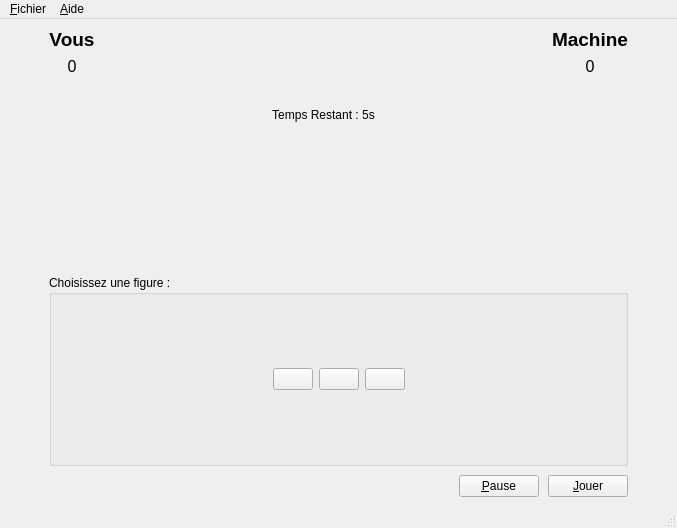
<?xml version="1.0" encoding="UTF-8"?>
<ui version="4.0">
 <class>ChifoumiVue</class>
 <widget class="QMainWindow" name="ChifoumiVue">
  <property name="geometry">
   <rect>
    <x>0</x>
    <y>0</y>
    <width>677</width>
    <height>528</height>
   </rect>
  </property>
  <property name="windowTitle">
   <string>Chifoumi</string>
  </property>
  <widget class="QWidget" name="centralwidget">
   <layout class="QHBoxLayout" name="horizontalLayout_5">
    <item>
     <layout class="QVBoxLayout" name="vAllChifoumi">
      <item>
       <layout class="QGridLayout" name="gridPartieHaute">
        <item row="0" column="2">
         <spacer name="horizontalSpacer_2">
          <property name="orientation">
           <enum>Qt::Horizontal</enum>
          </property>
          <property name="sizeHint" stdset="0">
           <size>
            <width>40</width>
            <height>20</height>
           </size>
          </property>
         </spacer>
        </item>
        <item row="1" column="3">
         <widget class="QLabel" name="coupMachine">
          <property name="text">
           <string/>
          </property>
          <property name="pixmap">
           <pixmap resource="ressourceChifoumi.qrc">:/chifoumi/images/rien_115.png</pixmap>
          </property>
         </widget>
        </item>
        <item row="0" column="3">
         <layout class="QVBoxLayout" name="verticalLayout_2">
          <item>
           <widget class="QLabel" name="lMachine">
            <property name="sizePolicy">
             <sizepolicy hsizetype="Preferred" vsizetype="Preferred">
              <horstretch>0</horstretch>
              <verstretch>0</verstretch>
             </sizepolicy>
            </property>
            <property name="font">
             <font>
              <pointsize>14</pointsize>
              <weight>75</weight>
              <bold>true</bold>
             </font>
            </property>
            <property name="text">
             <string>Machine</string>
            </property>
            <property name="alignment">
             <set>Qt::AlignCenter</set>
            </property>
           </widget>
          </item>
          <item>
           <widget class="QLabel" name="scoreMachine">
            <property name="font">
             <font>
              <pointsize>12</pointsize>
             </font>
            </property>
            <property name="text">
             <string>0</string>
            </property>
            <property name="alignment">
             <set>Qt::AlignCenter</set>
            </property>
           </widget>
          </item>
         </layout>
        </item>
        <item row="1" column="1">
         <widget class="QLabel" name="coupJoueur">
          <property name="text">
           <string/>
          </property>
          <property name="pixmap">
           <pixmap resource="ressourceChifoumi.qrc">:/chifoumi/images/rien_115.png</pixmap>
          </property>
         </widget>
        </item>
        <item row="1" column="2">
         <layout class="QVBoxLayout" name="verticalLayout_3">
          <item>
           <layout class="QHBoxLayout" name="horizontalLayout">
            <item>
             <spacer name="horizontalSpacer_4">
              <property name="orientation">
               <enum>Qt::Horizontal</enum>
              </property>
              <property name="sizeHint" stdset="0">
               <size>
                <width>40</width>
                <height>20</height>
               </size>
              </property>
             </spacer>
            </item>
            <item>
             <widget class="QLabel" name="versus">
              <property name="text">
               <string/>
              </property>
              <property name="pixmap">
               <pixmap resource="ressourceChifoumi.qrc">:/chifoumi/images/versus_70.png</pixmap>
              </property>
              <property name="alignment">
               <set>Qt::AlignCenter</set>
              </property>
             </widget>
            </item>
            <item>
             <spacer name="horizontalSpacer_3">
              <property name="orientation">
               <enum>Qt::Horizontal</enum>
              </property>
              <property name="sizeHint" stdset="0">
               <size>
                <width>40</width>
                <height>20</height>
               </size>
              </property>
             </spacer>
            </item>
           </layout>
          </item>
          <item>
           <layout class="QHBoxLayout" name="horizontalLayout_2">
            <item>
             <widget class="QLabel" name="labelTemps">
              <property name="text">
               <string>Temps Restant : 5s</string>
              </property>
              <property name="alignment">
               <set>Qt::AlignCenter</set>
              </property>
             </widget>
            </item>
           </layout>
          </item>
         </layout>
        </item>
        <item row="1" column="0">
         <spacer name="horizontalSpacer_9">
          <property name="orientation">
           <enum>Qt::Horizontal</enum>
          </property>
          <property name="sizeType">
           <enum>QSizePolicy::Fixed</enum>
          </property>
          <property name="sizeHint" stdset="0">
           <size>
            <width>40</width>
            <height>20</height>
           </size>
          </property>
         </spacer>
        </item>
        <item row="0" column="1">
         <layout class="QVBoxLayout" name="verticalLayout">
          <item>
           <widget class="QLabel" name="lJoueur">
            <property name="sizePolicy">
             <sizepolicy hsizetype="Preferred" vsizetype="Preferred">
              <horstretch>0</horstretch>
              <verstretch>0</verstretch>
             </sizepolicy>
            </property>
            <property name="font">
             <font>
              <pointsize>14</pointsize>
              <weight>75</weight>
              <bold>true</bold>
             </font>
            </property>
            <property name="text">
             <string>Vous</string>
            </property>
            <property name="alignment">
             <set>Qt::AlignCenter</set>
            </property>
           </widget>
          </item>
          <item>
           <widget class="QLabel" name="scoreJoueur">
            <property name="font">
             <font>
              <pointsize>12</pointsize>
             </font>
            </property>
            <property name="text">
             <string>0</string>
            </property>
            <property name="alignment">
             <set>Qt::AlignCenter</set>
            </property>
           </widget>
          </item>
         </layout>
        </item>
        <item row="1" column="4">
         <spacer name="horizontalSpacer_10">
          <property name="orientation">
           <enum>Qt::Horizontal</enum>
          </property>
          <property name="sizeType">
           <enum>QSizePolicy::Fixed</enum>
          </property>
          <property name="sizeHint" stdset="0">
           <size>
            <width>40</width>
            <height>20</height>
           </size>
          </property>
         </spacer>
        </item>
       </layout>
      </item>
      <item>
       <spacer name="verticalSpacer">
        <property name="orientation">
         <enum>Qt::Vertical</enum>
        </property>
        <property name="sizeHint" stdset="0">
         <size>
          <width>20</width>
          <height>40</height>
         </size>
        </property>
       </spacer>
      </item>
      <item>
       <layout class="QHBoxLayout" name="hPartieBasse">
        <property name="topMargin">
         <number>0</number>
        </property>
        <item>
         <spacer name="horizontalSpacer_5">
          <property name="orientation">
           <enum>Qt::Horizontal</enum>
          </property>
          <property name="sizeType">
           <enum>QSizePolicy::Fixed</enum>
          </property>
          <property name="sizeHint" stdset="0">
           <size>
            <width>40</width>
            <height>20</height>
           </size>
          </property>
         </spacer>
        </item>
        <item>
         <layout class="QVBoxLayout" name="vInterfaceJoueur">
          <property name="spacing">
           <number>9</number>
          </property>
          <property name="leftMargin">
           <number>0</number>
          </property>
          <property name="topMargin">
           <number>0</number>
          </property>
          <item>
           <widget class="QGroupBox" name="gbBoutonsCoups">
            <property name="minimumSize">
             <size>
              <width>509</width>
              <height>191</height>
             </size>
            </property>
            <property name="maximumSize">
             <size>
              <width>100000</width>
              <height>191</height>
             </size>
            </property>
            <property name="title">
             <string>Choisissez une figure :</string>
            </property>
            <layout class="QHBoxLayout" name="horizontalLayout_6">
             <item>
              <layout class="QHBoxLayout" name="horizontalLayout_3">
               <item>
                <spacer name="horizontalSpacer_7">
                 <property name="orientation">
                  <enum>Qt::Horizontal</enum>
                 </property>
                 <property name="sizeHint" stdset="0">
                  <size>
                   <width>40</width>
                   <height>20</height>
                  </size>
                 </property>
                </spacer>
               </item>
               <item>
                <widget class="QPushButton" name="pierre">
                 <property name="text">
                  <string/>
                 </property>
                 <property name="icon">
                  <iconset>
                   <normalon>:/chifoumi/images/pierre_115.png</normalon>
                  </iconset>
                 </property>
                 <property name="iconSize">
                  <size>
                   <width>127</width>
                   <height>128</height>
                  </size>
                 </property>
                </widget>
               </item>
               <item>
                <widget class="QPushButton" name="papier">
                 <property name="text">
                  <string/>
                 </property>
                 <property name="icon">
                  <iconset>
                   <normalon>:/chifoumi/images/papier_115.png</normalon>
                  </iconset>
                 </property>
                 <property name="iconSize">
                  <size>
                   <width>127</width>
                   <height>128</height>
                  </size>
                 </property>
                </widget>
               </item>
               <item>
                <widget class="QPushButton" name="ciseau">
                 <property name="text">
                  <string/>
                 </property>
                 <property name="icon">
                  <iconset>
                   <normalon>:/chifoumi/images/ciseau_115.png</normalon>
                  </iconset>
                 </property>
                 <property name="iconSize">
                  <size>
                   <width>127</width>
                   <height>128</height>
                  </size>
                 </property>
                </widget>
               </item>
               <item>
                <spacer name="horizontalSpacer_8">
                 <property name="orientation">
                  <enum>Qt::Horizontal</enum>
                 </property>
                 <property name="sizeHint" stdset="0">
                  <size>
                   <width>40</width>
                   <height>20</height>
                  </size>
                 </property>
                </spacer>
               </item>
              </layout>
             </item>
            </layout>
           </widget>
          </item>
          <item>
           <layout class="QHBoxLayout" name="hBoutNewPartie">
            <item>
             <spacer name="horizontalSpacer">
              <property name="orientation">
               <enum>Qt::Horizontal</enum>
              </property>
              <property name="sizeHint" stdset="0">
               <size>
                <width>40</width>
                <height>20</height>
               </size>
              </property>
             </spacer>
            </item>
            <item>
             <widget class="QPushButton" name="boutonPause">
              <property name="text">
               <string>&amp;Pause</string>
              </property>
              <property name="checkable">
               <bool>false</bool>
              </property>
             </widget>
            </item>
            <item>
             <widget class="QPushButton" name="bNewPartie">
              <property name="text">
               <string>&amp;Jouer</string>
              </property>
             </widget>
            </item>
           </layout>
          </item>
         </layout>
        </item>
        <item>
         <spacer name="horizontalSpacer_6">
          <property name="orientation">
           <enum>Qt::Horizontal</enum>
          </property>
          <property name="sizeType">
           <enum>QSizePolicy::Fixed</enum>
          </property>
          <property name="sizeHint" stdset="0">
           <size>
            <width>40</width>
            <height>20</height>
           </size>
          </property>
         </spacer>
        </item>
       </layout>
      </item>
     </layout>
    </item>
   </layout>
  </widget>
  <widget class="QMenuBar" name="menubar">
   <property name="geometry">
    <rect>
     <x>0</x>
     <y>0</y>
     <width>677</width>
     <height>21</height>
    </rect>
   </property>
   <widget class="QMenu" name="menu_Fichier">
    <property name="title">
     <string>&amp;Fichier</string>
    </property>
    <addaction name="actionQuitter"/>
   </widget>
   <widget class="QMenu" name="menu_Aide">
    <property name="title">
     <string>&amp;Aide</string>
    </property>
    <addaction name="actionA_propos_de"/>
   </widget>
   <addaction name="menu_Fichier"/>
   <addaction name="menu_Aide"/>
  </widget>
  <widget class="QStatusBar" name="statusbar"/>
  <action name="actionA_propos_de">
   <property name="text">
    <string>&amp;A propos de ...</string>
   </property>
   <property name="shortcut">
    <string>F1</string>
   </property>
  </action>
  <action name="actionQuitter">
   <property name="text">
    <string>&amp;Quitter</string>
   </property>
   <property name="shortcut">
    <string>Alt+F3</string>
   </property>
  </action>
 </widget>
 <resources>
  <include location="ressourceChifoumi.qrc"/>
 </resources>
 <connections/>
</ui>
